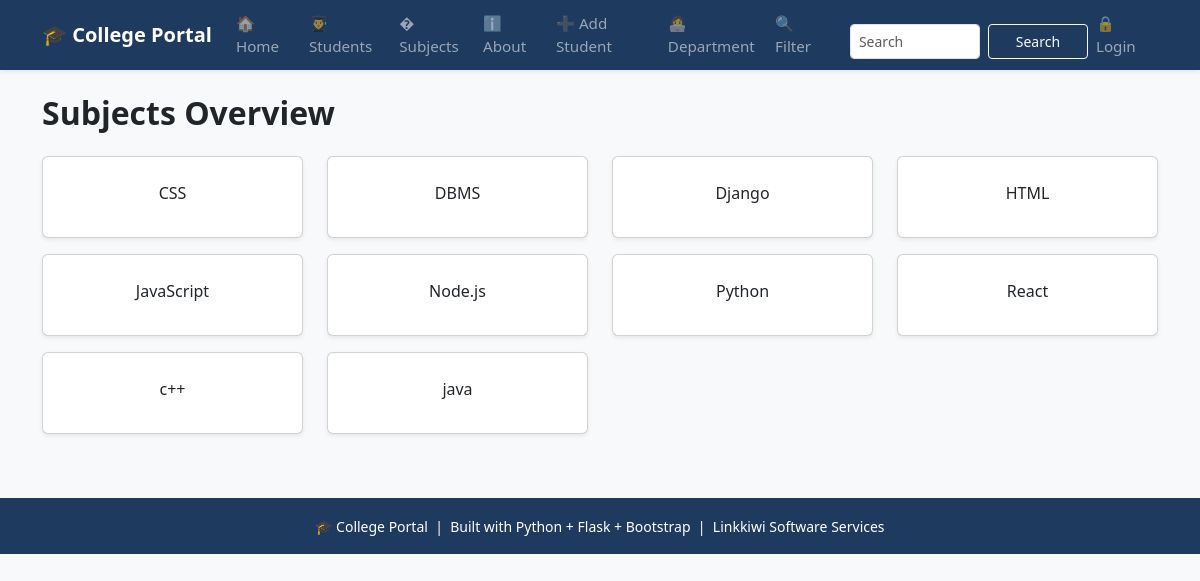
Page /subjects on the committed database.
### tables this page shows
CREATE TABLE subjects(
                 id INTEGER PRIMARY KEY AUTOINCREMENT,
                 name TEXT NOT NULL UNIQUE);

### app.py (the view)
@app.route('/subjects')
def subjects():
    conn=get_db()
    rows=conn.execute('''SELECT subjects.name AS subject_name, COUNT(students.id) AS student_count
                        FROM subjects
                        LEFT JOIN students ON students.subject = subjects.name
                        GROUP BY subjects.name
                        ORDER BY subjects.name''').fetchall()
    conn.close()
    return render_template("subjects.html", rows=rows)

### database.py (called while the page is built)
def get_db():
   conn = sqlite3.connect('myproject.db')
   conn.row_factory = sqlite3.Row  # To access columns by name
   return conn

### templates/subjects.html (shortened to what this page needs)
{% extends 'base.html' %}
{% block content %}
<h2 class="fw-bold mb-4">Subjects Overview</h2>
<div class="row">
    {% for row in rows %}
    <div class="col-md-3 mb-3">
        <div class="card shadow-sm text-center p-3">
            <p> {{ row['subject_name'] }}</p>
        </div>
    </div>
    {% endfor %}
</div>
{% endblock %}

### templates/Base.html (style rules this page uses)
:root { --brand: #1e3a5f; }

### rows in the picture
subjects: subject_name "CSS"
subjects: subject_name "DBMS"
subjects: subject_name "Django"
subjects: subject_name "HTML"
subjects: subject_name "JavaScript"
subjects: subject_name "Node.js"
subjects: subject_name "Python"
subjects: subject_name "React"
subjects: subject_name "java"

### other values in the picture
{{ row['subject_name'] }} "c++"
